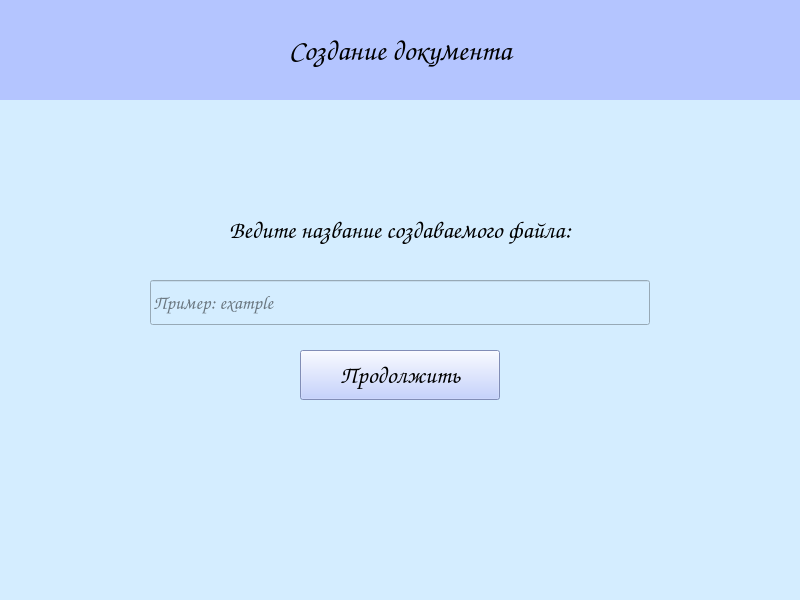
<?xml version="1.0" encoding="UTF-8"?>
<ui version="4.0">
 <class>inputFileNameWindow</class>
 <widget class="QMainWindow" name="inputFileNameWindow">
  <property name="windowModality">
   <enum>Qt::NonModal</enum>
  </property>
  <property name="geometry">
   <rect>
    <x>0</x>
    <y>0</y>
    <width>800</width>
    <height>600</height>
   </rect>
  </property>
  <property name="font">
   <font>
    <weight>50</weight>
    <bold>false</bold>
   </font>
  </property>
  <property name="windowTitle">
   <string>Experiment</string>
  </property>
  <property name="styleSheet">
   <string notr="true">background-color: rgb(212, 237, 255);</string>
  </property>
  <widget class="QWidget" name="centralwidget">
   <widget class="QLabel" name="label">
    <property name="geometry">
     <rect>
      <x>0</x>
      <y>0</y>
      <width>800</width>
      <height>100</height>
     </rect>
    </property>
    <property name="font">
     <font>
      <family>Comic Sans MS</family>
      <pointsize>22</pointsize>
      <weight>75</weight>
      <italic>false</italic>
      <bold>true</bold>
     </font>
    </property>
    <property name="layoutDirection">
     <enum>Qt::LeftToRight</enum>
    </property>
    <property name="autoFillBackground">
     <bool>false</bool>
    </property>
    <property name="styleSheet">
     <string notr="true">background-color: rgb(180, 197, 255);</string>
    </property>
    <property name="text">
     <string>Создание документа</string>
    </property>
    <property name="alignment">
     <set>Qt::AlignCenter</set>
    </property>
    <property name="wordWrap">
     <bool>false</bool>
    </property>
   </widget>
   <widget class="QPushButton" name="continueButton">
    <property name="geometry">
     <rect>
      <x>300</x>
      <y>350</y>
      <width>200</width>
      <height>50</height>
     </rect>
    </property>
    <property name="font">
     <font>
      <family>Comic Sans MS</family>
      <pointsize>18</pointsize>
      <weight>75</weight>
      <bold>true</bold>
     </font>
    </property>
    <property name="styleSheet">
     <string notr="true">background-color: rgb(180, 197, 255);</string>
    </property>
    <property name="text">
     <string>Продолжить</string>
    </property>
    <property name="default">
     <bool>false</bool>
    </property>
    <property name="flat">
     <bool>false</bool>
    </property>
   </widget>
   <widget class="QLabel" name="infoLabel">
    <property name="geometry">
     <rect>
      <x>0</x>
      <y>200</y>
      <width>800</width>
      <height>60</height>
     </rect>
    </property>
    <property name="font">
     <font>
      <family>Comic Sans MS</family>
      <pointsize>18</pointsize>
      <weight>50</weight>
      <italic>false</italic>
      <bold>false</bold>
     </font>
    </property>
    <property name="layoutDirection">
     <enum>Qt::LeftToRight</enum>
    </property>
    <property name="autoFillBackground">
     <bool>false</bool>
    </property>
    <property name="styleSheet">
     <string notr="true"/>
    </property>
    <property name="text">
     <string>Ведите название создаваемого файла:</string>
    </property>
    <property name="alignment">
     <set>Qt::AlignCenter</set>
    </property>
    <property name="wordWrap">
     <bool>false</bool>
    </property>
    <property name="margin">
     <number>5</number>
    </property>
   </widget>
   <widget class="QLineEdit" name="fileNameLineEdit">
    <property name="geometry">
     <rect>
      <x>150</x>
      <y>280</y>
      <width>500</width>
      <height>45</height>
     </rect>
    </property>
    <property name="font">
     <font>
      <family>Comic Sans MS</family>
      <pointsize>14</pointsize>
     </font>
    </property>
    <property name="placeholderText">
     <string>Пример: example</string>
    </property>
   </widget>
  </widget>
 </widget>
 <resources/>
 <connections/>
</ui>
